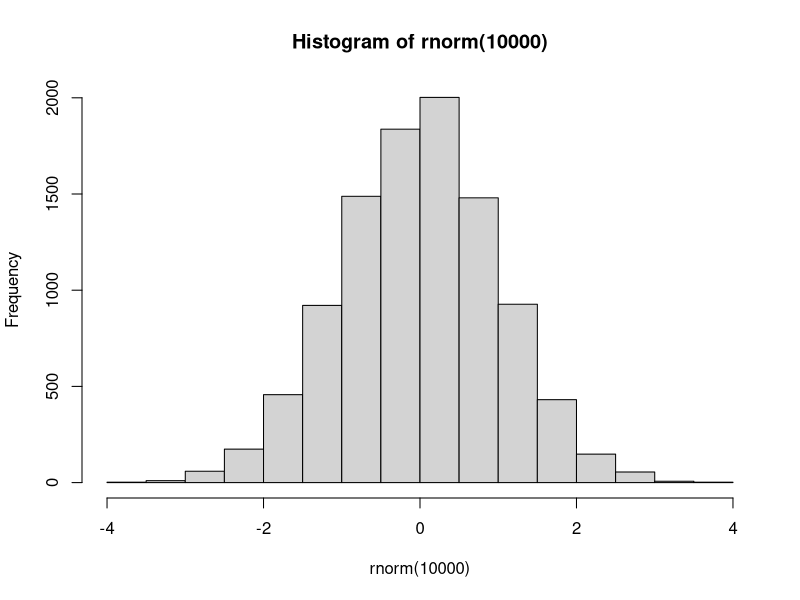

Source code (R):
## ------------------------------------------------------------------------
5 + 3
5 - 3
5 / 3
5 ^ 3
5 * (10 - 3)
sqrt(4)

## ------------------------------------------------------------------------
result <- 5 + 3
result
print(result)
result <- 5 - 3
result
 
david <- "instructor"
david
david <- "instructor and author"
david

Result <- "5"
Result
result

# R is case sensitive, and there are many different types of variables
class(result)
Result
class(Result)
class(sqrt)

## ------------------------------------------------------------------------
# Let's look at the world population in thousands from 1950 to 2010 in 10 year intervals
world.pop <- c(2525779, 3026003, 3691173, 4449049, 5320817, 6127700, 6916183)
world.pop

pop.first <- c(2525779, 3026003, 3691173)
pop.second <- c(4449049, 5320817, 6127700, 6916183)
pop.all <- c(pop.first, pop.second)
pop.all

# We can extract and access different parts of a vector
world.pop[2]
world.pop[c(2, 4)] 
world.pop[c(4, 2)] 
world.pop[-3]

# We can also convert the vector to different units using mathematical operations
pop.million <- world.pop / 1000
pop.million

# Here, we compute the population rate based off of the 1950 measurement
pop.rate <- world.pop / world.pop[1]
pop.rate

# Now, we look at the rate of increase (percent change)
# this is just (final-initial)/initial * 100 formula in vector form
pop.increase <- world.pop[-1] - world.pop[-7]
percent.increase <- (pop.increase / world.pop[-7]) * 100
percent.increase
percent.increase[c(1, 2)] <- c(20, 22)
percent.increase

## ------------------------------------------------------------------------
# There are many way to extract summary statistics from a given vector
length(world.pop)  
min(world.pop)     
max(world.pop)     
range(world.pop)   
mean(world.pop)    
sum(world.pop) / length(world.pop) 

# we can add names to our vector below
year <- seq(from = 1950, to = 2010, by = 10)
year

# the seq function is useful here to generate a vector from one point to another
seq(to = 2010, by = 10, from = 1950)

seq(from = 2010, to = 1950, by = -10)
2008:2012
2012:2008

names(world.pop) 
names(world.pop) <- year
names(world.pop)
world.pop

## myfunction <- function(input1, input2, ..., inputN) {
## 
##     DEFINE `output' USING INPUTS
## 
##     return(output)
## }
my.summary <- function(x){ # function takes one input
  s.out <- sum(x)
  l.out <- length(x)
  m.out <- s.out / l.out
  out <- c(s.out, l.out, m.out) # define the output
  names(out) <- c("sum", "length", "mean") # add labels
  return(out) # end function by calling output
}
z <- 1:10
my.summary(z)
my.summary(world.pop)
my.summary(rnorm(10000))

hist(rnorm(10000))


